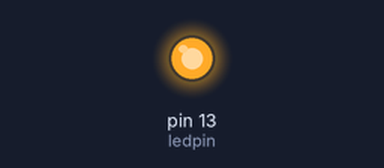
A sketch run on a simulated Arduino Uno, built with avr-gcc and run on an emulated ATmega328P. Parts: output pins drawn as LEDs (lit = HIGH).

Above: at 0.5 s.
At 2.5 s:
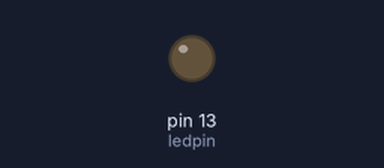
Timing chart, 0 to 5.2 s (numbered marks = the images above):
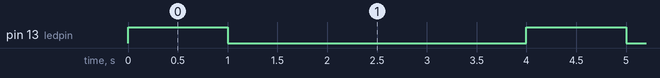

The sketch:

Sheet_1_Q1.ino
```cpp
int ledpin= 13;
void setup() {
  // put your setup code here, to run once:
pinMode(ledpin, OUTPUT);
}

void loop() {
  // put your main code here, to run repeatedly:
digitalWrite(ledpin,HIGH);

delay(1000);

digitalWrite(ledpin,LOW);

delay(3000);


}
```

Measured:
- by itself, pin 13 (ledpin): alternates HIGH for 1.0 s and LOW for 3.0 s
